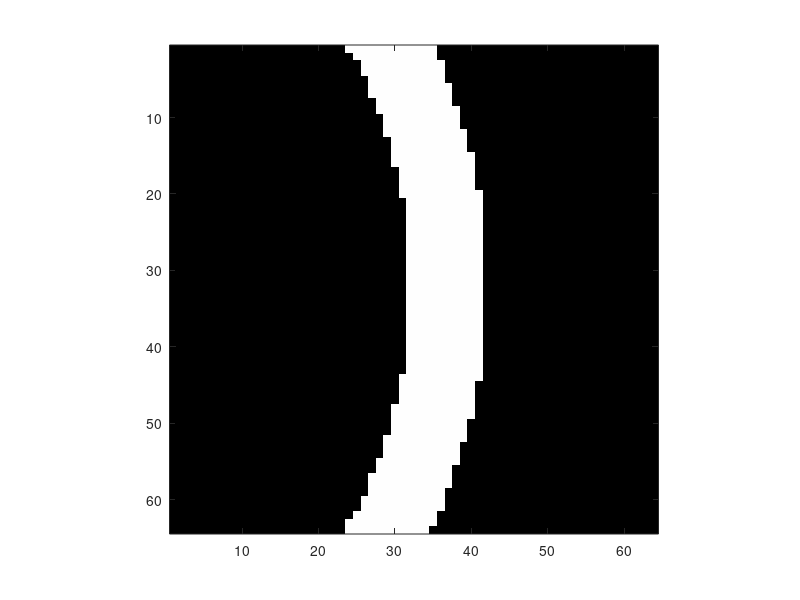

Write the MATLAB code that produced this figure.
%CONTOUR_BLUR_ESTIMATION  Demo: render a circular annulus and display it.
%   contour_blur_estimation
%
%   Draws a thin ring of width ring_width at radius inner_radius from the
%   center of a square image, and displays it. Exploratory script with no
%   callable entry point; nothing else in the repo depends on it.
%
%   Inputs
%     none (image_size, inner_radius and ring_width are hardcoded below).
%
%   Output
%     none (side effect: opens a figure showing the annulus).
%
%   See also MK_WIN.

close all;
image_size = 64; half_image_size = image_size/2;
img = zeros(image_size, image_size);
inner_radius = 64;
ring_width = 10;
outer_radius = inner_radius+ring_width;
for i_row = 1:image_size
    for i_col = 1:image_size
        x = i_col + inner_radius - half_image_size;
        y = i_row - half_image_size;
        radius = sqrt(x^2+y^2);
        if (radius >= inner_radius) && (radius < outer_radius)
            img(i_row, i_col) = 255;
        end
    end
end
figure; colormap(gray(256)); image(img); axis image;
